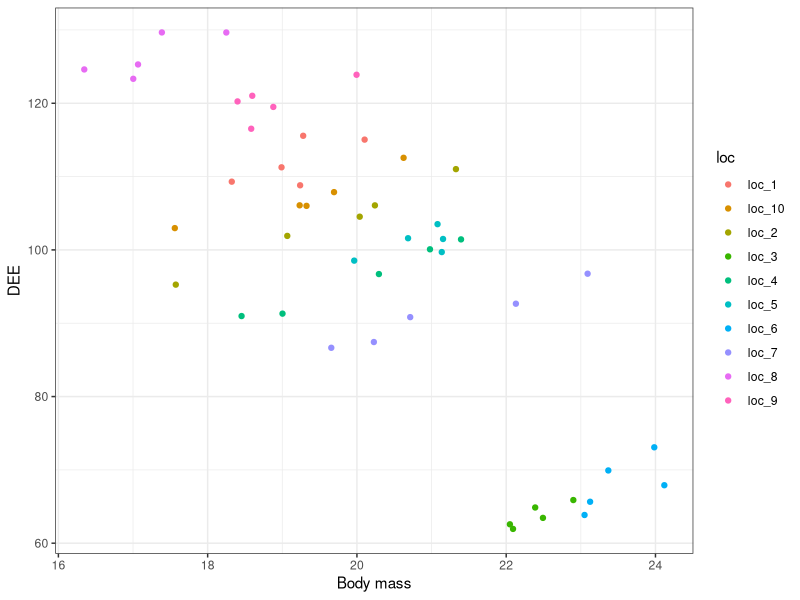
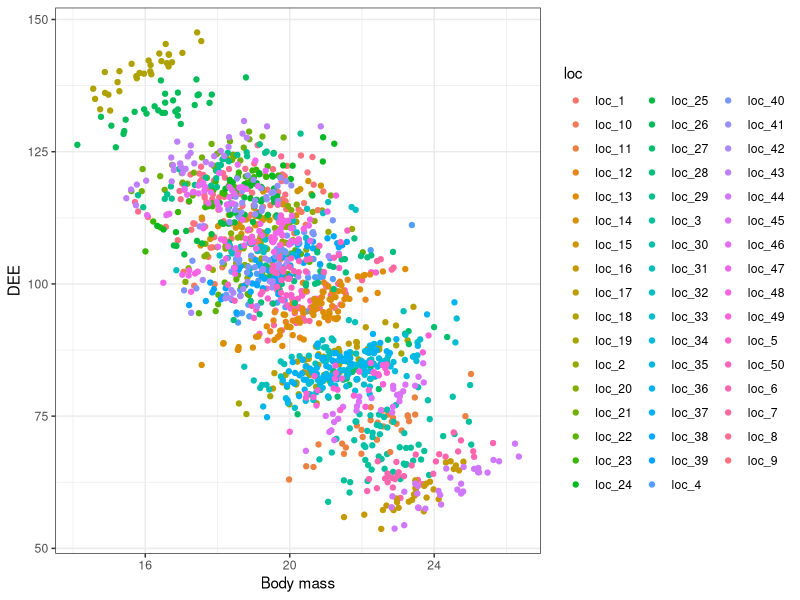

R code for these plots, in order:
## ---- chunk 1
library(lme4)

# Setting a seed so I get the same results each time and can more easily comment
# on the results:
set.seed(123)

# 1. Decide on the design (treatments/predictor variables, number of replicates)
# and create a data frame with predictor variables

n_loc <- 10
n_ind <- 5

BM_true_mean <- rnorm(n_loc, 20, 2) # unknown true mean at the locations

Data <- data.frame(
    loc = rep(paste("loc", 1:n_loc, sep = "_"), each = n_ind),
    BM_true_mean = rep(BM_true_mean, each = n_ind)
    )
Data$BM <- rnorm(nrow(Data), mean = Data$BM_true_mean, sd = 1)
Data$BM_mean <- tapply(Data$BM, list(Data$loc), mean)[Data$loc] # empirical mean

# NB! Note that Data$BM_true_mean is unobserved (we call it a latent variable).
# Hence, we should perhaps not have inculded it the data - but it is convenient 
# to have it there for teh steps below.

# 2. Create a design matrix with ‘model.matrix()’ based on predictor variables
# and model. 

X <- model.matrix(~ BM_true_mean + I(BM - BM_true_mean), Data)
Z <- model.matrix(~ -1 + loc, Data)

# Note 1: Note that we use 'BM_true_mean' and not 'BM_mean' to simulate the
# data (see text above)

# Note 2: Note that we remove the intercept in the formula for Z (otherwise we
# would have got one random effect for a reference group and many random effects
# for differences to this group, all drawn form the same distribution, which 
# would have made no sense)

# 3. Decide on parameter values and compute the linear predictor. Add random
# effects if relevant.

slope_BM_mean <- -10
intercept <- (100 - slope_BM_mean*20)
slope_BM <- 3

beta <- c(intercept, slope_BM_mean, slope_BM)
delta <- rnorm(n_loc, 0, 3)

eta <- X %*% beta + Z %*% delta


# 4. Compute the relevant distribution parameter (𝝁, 𝝀, 𝒑, …).

mu <- eta
#cbind(Data, mu)


# 5. Draw random values for the response variable (‘rnorm()’, ‘rbinom()’,
# ‘rpois()’, ‘rlnorm()’, … )

Data$DEE <- rnorm(nrow(Data), mu, 2)

# Plot the data
library(ggplot2)
ggplot(Data, aes(x = BM, y = DEE , col = loc)) +
  geom_point() +
  theme_bw() +
  labs(x="Body mass", y="DEE")

# Fit the model and compare the parameter estimates to the true parameter
# values.

# NOTE: Here we used the observed mean body mass values as this is the only
# values we have (we should expect a bias towards zero when sample size within
# locations is small (and hence the means are uncertain) due to "regression
# dilution").

fit_DEE <- lmer(DEE ~ BM_mean + I(BM - BM_mean) + (1|loc), data = Data)
summary(fit_DEE)
confint(fit_DEE)

## True values used in the simulatinos (same order as in output):

# SD of random effect: 3
# SD of residuals (sigma): 2
# Intercept: 300 (intercept <- (100 - slope_BM_mean*20))
# Slope with respect to BM_mean: -10
# Slope with respect to BM (within locations): 3
## ---- chunk 2
# Setting a seed so I get the same results each time and can more easily comment
# on the results:
set.seed(123)

# 1. Decide on the design (treatments/predictor variables, number of replicates)
# and create a data frame with predictor variables

n_loc <- 50
n_ind <- 30

BM_true_mean <- rnorm(n_loc, 20, 2) # unknown true mean at the locations

Data <- data.frame(
    loc = rep(paste("loc", 1:n_loc, sep = "_"), each = n_ind),
    BM_true_mean = rep(BM_true_mean, each = n_ind)
    )
Data$BM <- rnorm(nrow(Data), mean = Data$BM_true_mean, sd = 1)
Data$BM_mean <- tapply(Data$BM, list(Data$loc), mean)[Data$loc] # empirical mean

# NB! Note that Data$BM_true_mean is unobserved (we call it a latent variable).
# Hence, we should perhaps not have inculded it the data - but it is convenient 
# to have it there for teh steps below.

# 2. Create a design matrix with ‘model.matrix()’ based on predictor variables
# and model. 

X <- model.matrix(~ BM_true_mean + I(BM - BM_true_mean), Data)
Z <- model.matrix(~ -1 + loc, Data)

# Note 1: Note that we use 'BM_true_mean' and not 'BM_mean' to simulate the
# data (see text above)

# Note 2: Note that we remove the intercept in the formula for Z (otherwise we
# would have got one random effect for a reference group and many random effects
# for differences to this group, all drawn form the same distribution, which 
# would have made no sense)

# 3. Decide on parameter values and compute the linear predictor. Add random
# effects if relevant.

slope_BM_mean <- -10
intercept <- (100 - slope_BM_mean*20)
slope_BM <- 3

beta <- c(intercept, slope_BM_mean, slope_BM)
delta <- rnorm(n_loc, 0, 3)

eta <- X %*% beta + Z %*% delta


# 4. Compute the relevant distribution parameter (𝝁, 𝝀, 𝒑, …).

mu <- eta
#cbind(Data, mu)


# 5. Draw random values for the response variable (‘rnorm()’, ‘rbinom()’,
# ‘rpois()’, ‘rlnorm()’, … )

Data$DEE <- rnorm(nrow(Data), mu, 2)

# Plot the data
library(ggplot2)
ggplot(Data, aes(x = BM, y = DEE , col = loc)) +
  geom_point() +
  theme_bw() +
  labs(x="Body mass", y="DEE")

# Fit the model and compare the parameter estimates to the true parameter
# values.

# NOTE: Here we used the observed mean body mass values as this is the only
# values we have (we should expect a bias towards zero when sample size within
# locations is small (and hence the means are uncertain) due to "regression
# dilution").

fit_DEE <- lmer(DEE ~ BM_mean + I(BM - BM_mean) + (1|loc), data = Data)
summary(fit_DEE)
confint(fit_DEE)

## True values used in the simulatinos (same order as in output):

# SD of random effect: 3
# SD of residuals (sigma): 2
# Intercept: 300 (intercept <- (100 - slope_BM_mean*20))
# Slope with respect to BM_mean: -10
# Slope with respect to BM (within locations): 3
